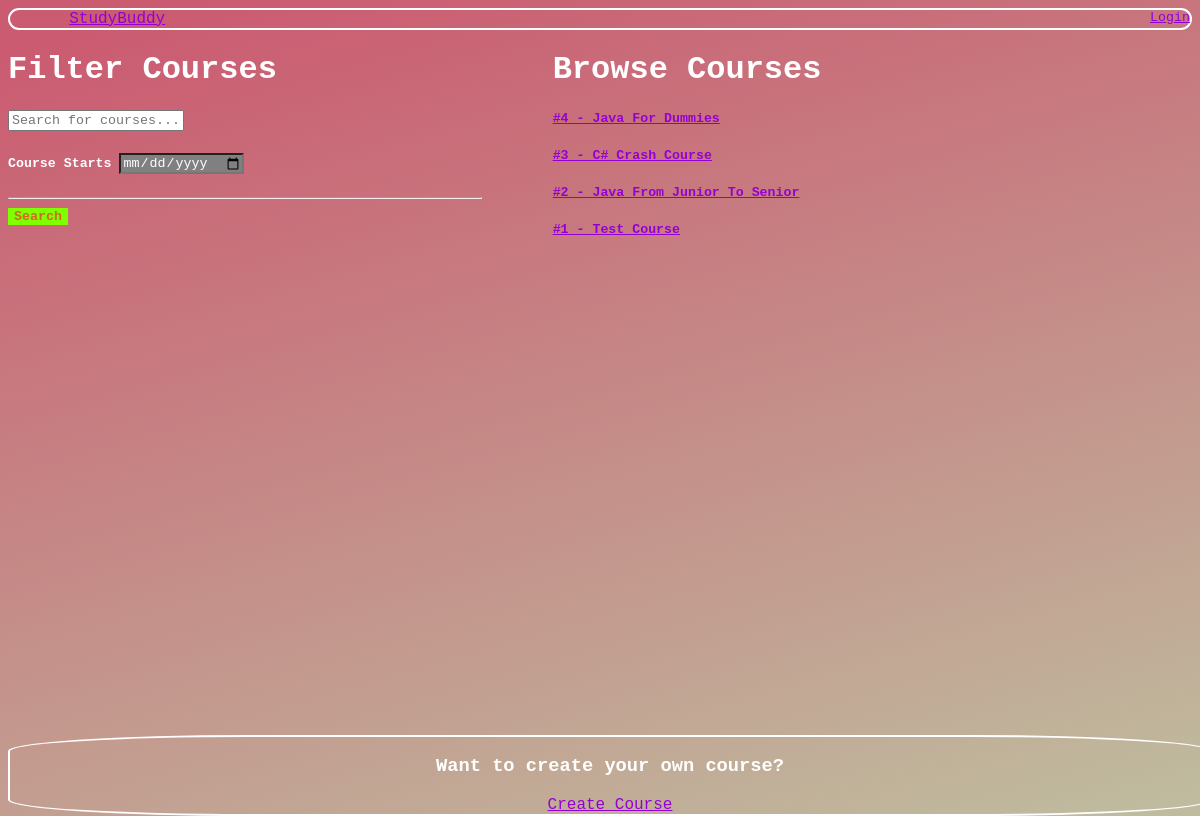
Before: / with the older database file.
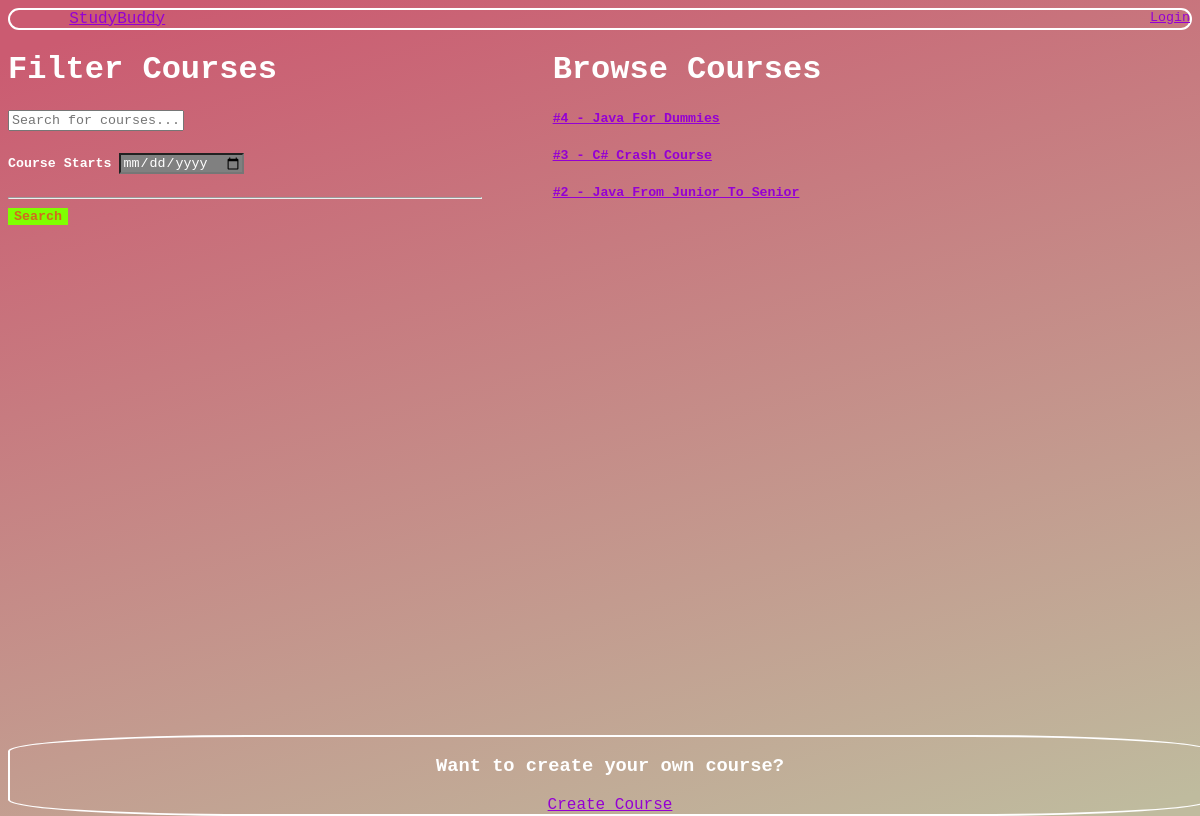
After: the same page with the newer database file.
### base/models.py (models this page shows)
class Course(models.Model):
    title = models.CharField(max_length=150)
    host = models.ForeignKey(User, on_delete=models.CASCADE)
    description = models.TextField(null=True, verbose_name='Course Descrtiption')
    start_date = models.DateTimeField(verbose_name='Course starts')
    end_date = models.DateTimeField(verbose_name='Course ends')
    def __str__(self):
        return f'#{self.id} - {self.title}'
    class Meta:
        ordering = ['-start_date', '-end_date']

### base/views.py (the view)
# urls.py: path('', base_views.HomeView.as_view(), name='home'),
class HomeView(ListView):
    template_name = 'base/home.html'
    model = Course
    context_object_name = 'courses'
    def get_queryset(self):
        course_title_q = self.request.GET.get('course_title_q') if self.request.GET.get('course_title_q') else ''
        course_starts_q = self.request.GET.get('course_starts_q') if self.request.GET.get('course_starts_q') else DEFAULT_DATE
        return self.model.objects.filter(
            Q(title__icontains=course_title_q) &
            Q(start_date__gte=course_starts_q)
        )

### base/templates/base/home.html (shortened to what this page needs)
{% extends 'main.html' %}
{% block content %}
<div class="courses-wrapper">
    <div class="searchbar">
        <h1>Filter Courses</h1>
        <form class="search-input" action="{% url 'home' %}">
            <label for="course_q">
                <input id="search-input" name="course_title_q" placeholder="Search for courses...">
                <h5>
                    Course Starts
                    <input id="date" name="course_starts_q" type="date" placeholder="Course starts">
                </h5>
                <hr>
                <input type="Submit" value="Search" class="search-button">
            </label>
        </form>
    </div>
    <div class="courses">
        <h1>Browse Courses</h1>
        {% for course in courses %}
            <h5><a href="{% url 'course' course.id%}">{{course}}</a></h5>
        {% endfor %}
    </div>
</div>
<div class="course-footer">
    <div class="create-course">
        <h3>Want to create your own course?</h3>
        <a href="{% url 'create-course' %}">Create Course</a>
    </div>
</div>
{% endblock content %}

### templates/main.html (shortened to what this page needs)
<!DOCTYPE html>
<html lang="en">
<head>
</head>
<body>
    {% include 'navbar.html' %}
    {% block content %}
    {% endblock content %}
</body>
</html>

### templates/navbar.html (shortened to what this page needs)
<div class="navbar">
    <a href="{% url 'home' %}">StudyBuddy</a>
    <div class="navbar-user">
        {% if request.user.is_authenticated%}
        <small>Hello, {{request.user.username}}</small>
        <small><a href="{% url 'logout' %}">Logout</a></small>
        {% else %}
        <small><a href="{%url 'login'%}">Login</a></small>
        {% endif %}
    </div>
</div>

### templates/main.html (style rules this page uses)
* { font-family: 'Courier New'; color: white; }
body { height: 100vh; background: rgb(203,91,113); background: linear-gradient(164deg, rgba(203,91,113,1) 5%, rgba(191,187,158,1) 98%); }
a { color: darkviolet; }
input { color: black; }

### templates/navbar.html (style rules this page uses)
.navbar { border: 2px solid; border-radius: 20px; display: flex; justify-content: space-between; padding-left: 5%; }
.navbar-user { display: flex; justify-content: space-around; }

### base/templates/base/home.html (style rules this page uses)
.courses-wrapper { display: grid; grid-template-columns: 2fr 3fr; }
.search-button { border: 10px; font-weight: bold; color: chocolate; background-color: chartreuse; }
.courses { padding-left: 10%; }
#date { background-color: grey; color: white; }
.create-course { border: 2px solid; border-radius: 20%; position: absolute; bottom: 0px; width: 100%; text-align: center; }

Changed rows visible on the page:
removed Course: id+title "#1 - Test Course"
